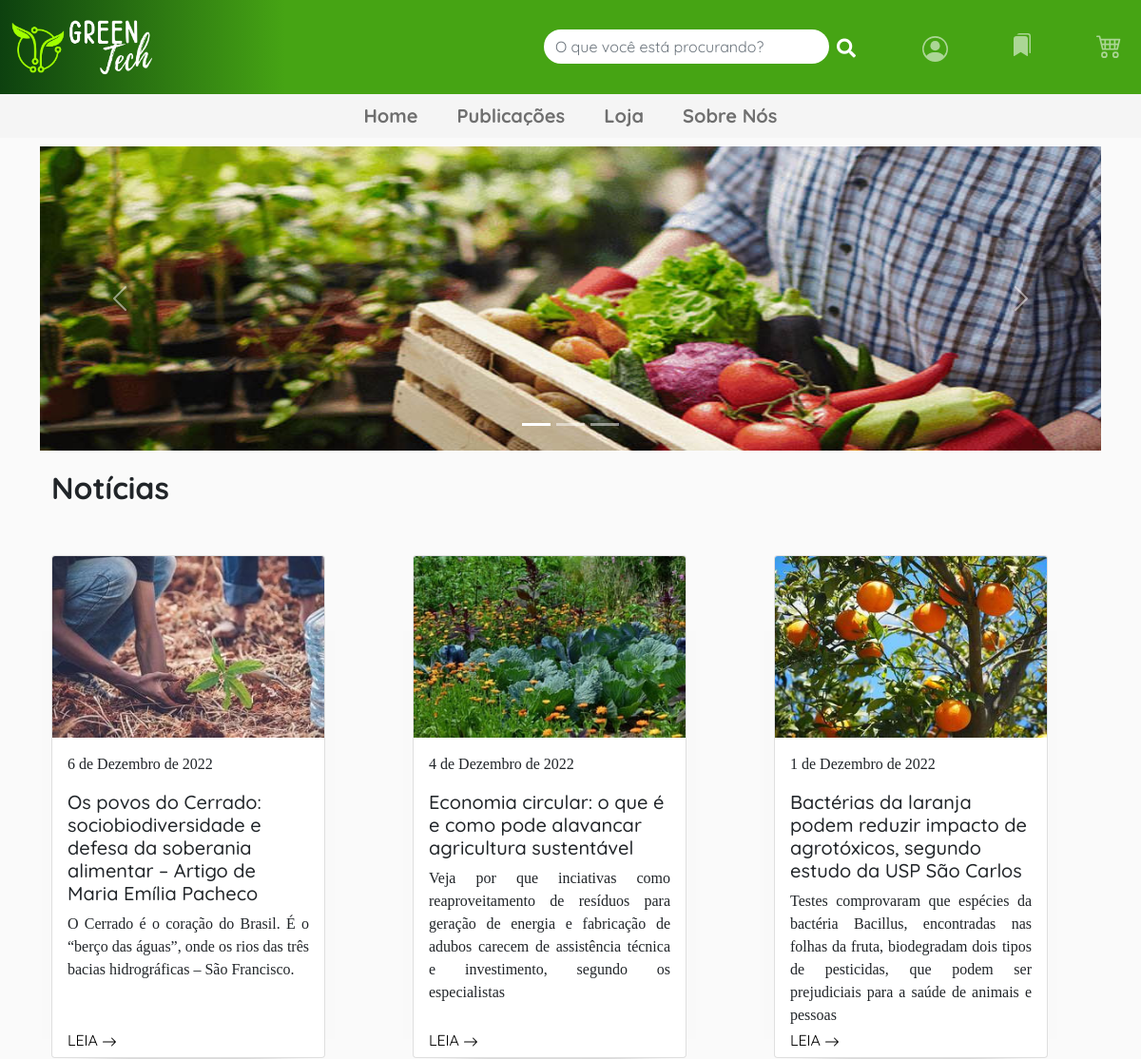
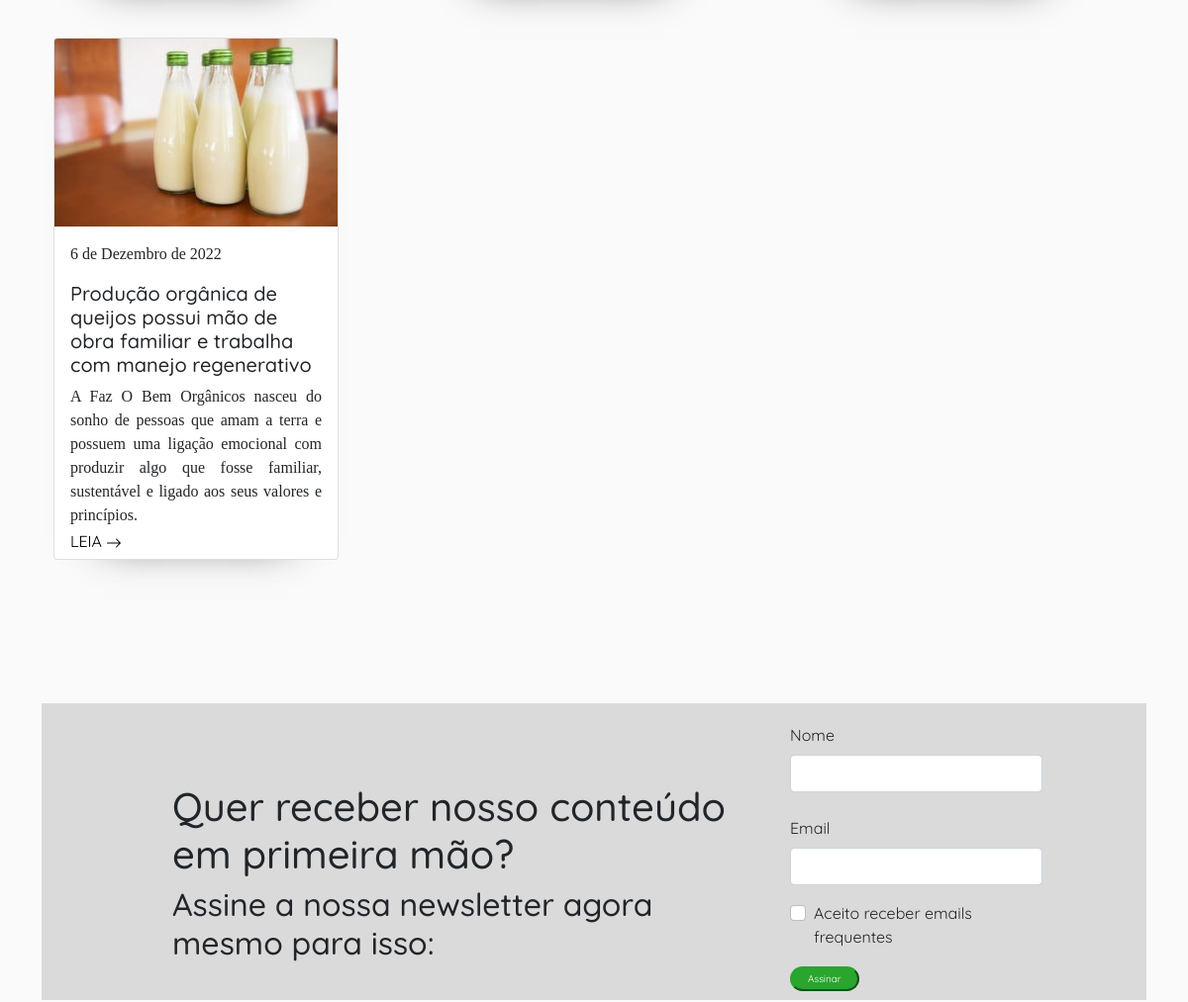
The app's page / (upper part), older data (2 pictures, top to bottom).
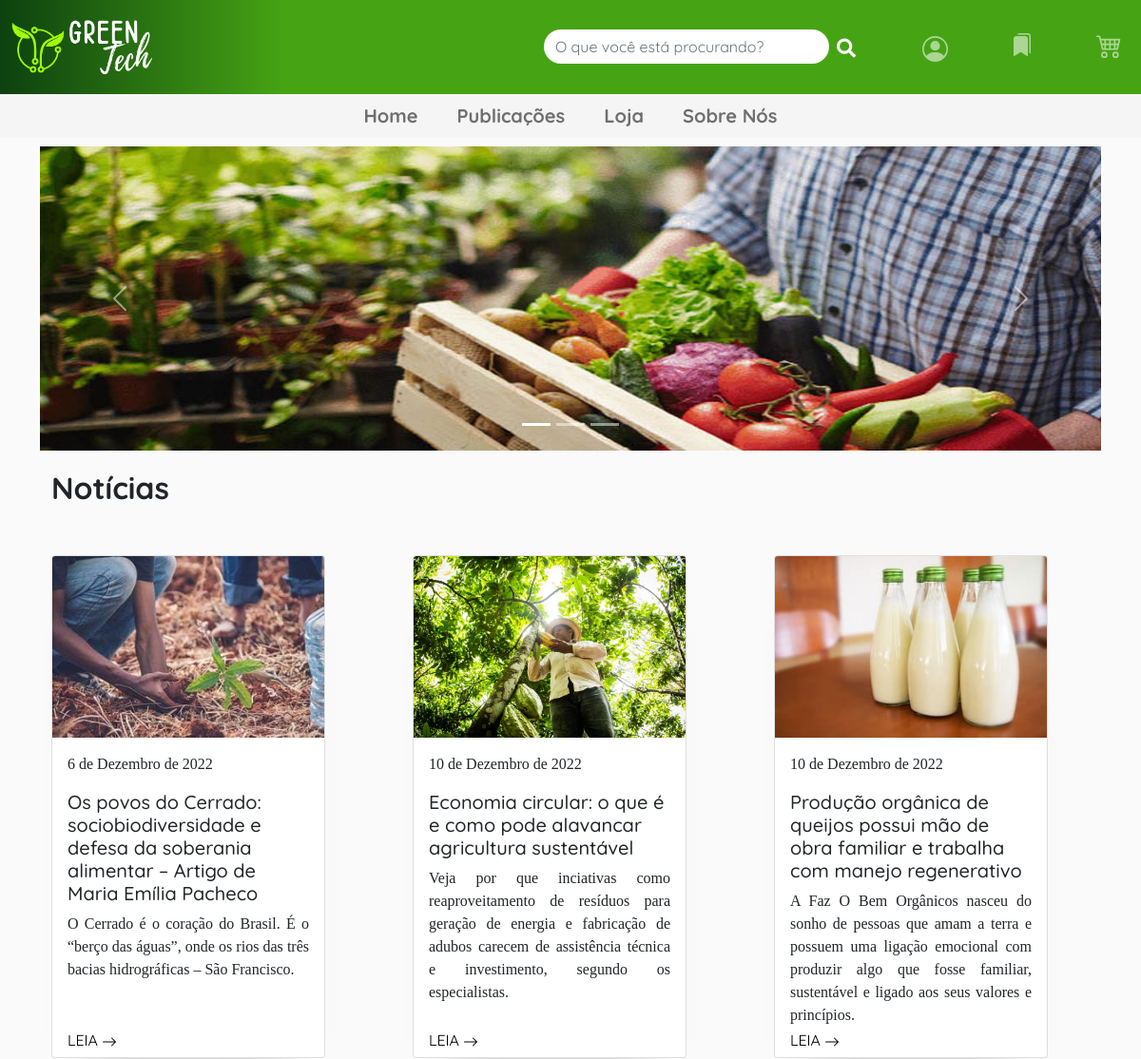
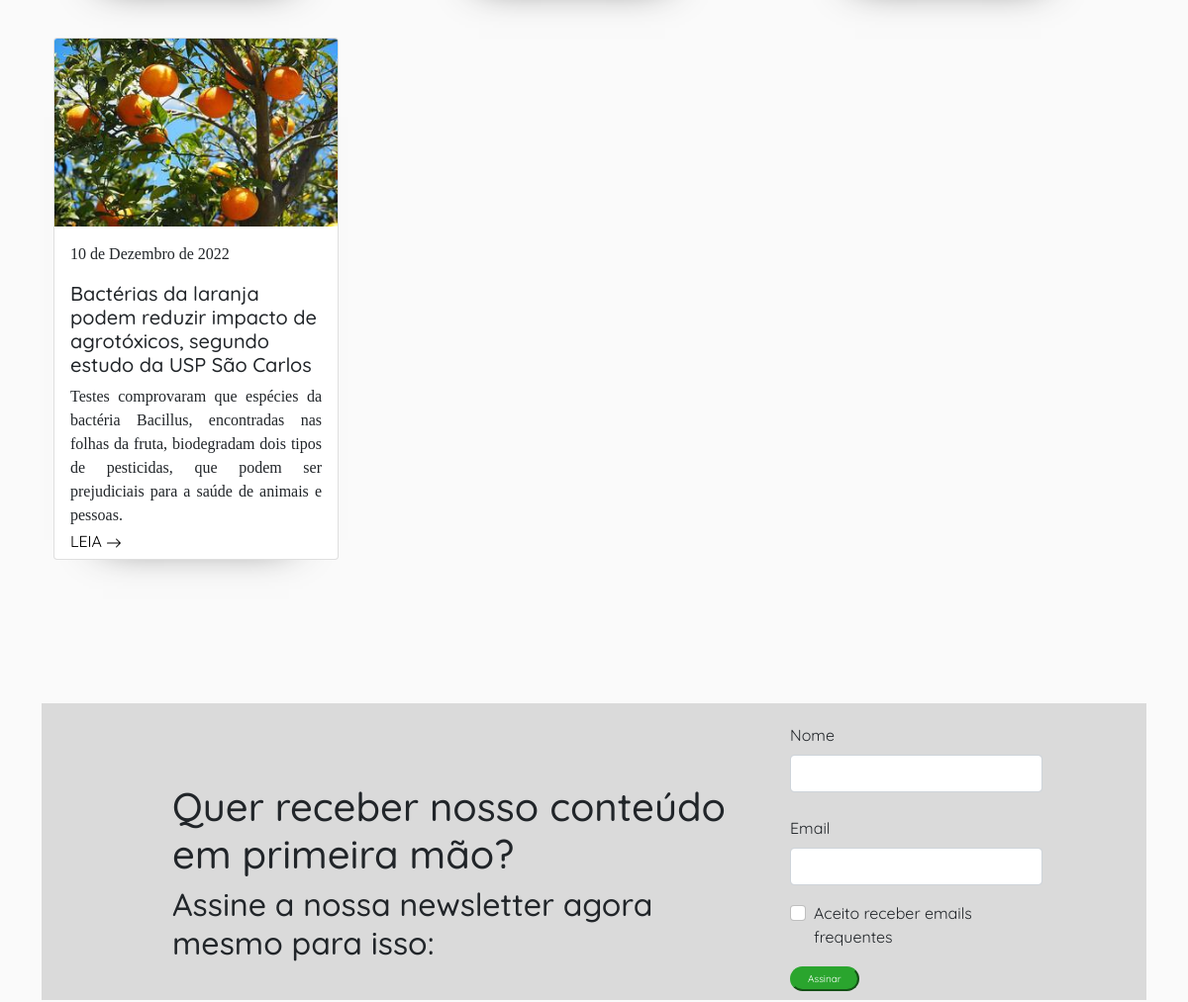
The same page, newer data (2 pictures, top to bottom).
### main/models.py (models this page shows, shortened)
class Publicacao(models.Model):
    titulo = models.CharField(max_length=200)
    descricao = models.TextField()
    corpo_do_texto = RichTextUploadingField()
    tempo_da_publicacao = models.DateField()
    imagem = models.ImageField(upload_to='produtos/', blank=True, null=True, max_length=250)
    autor = models.ForeignKey(Autor, on_delete=models.CASCADE)
    categoria = models.ManyToManyField(Categoria)
    user = models.ForeignKey(get_user_model(), null=True,blank=True,on_delete=models.CASCADE)

### main/views.py (the view)
# urls.py: path("",index, name='index'),
def index(request):
    lista = Publicacao.objects.all()
    lista_produto = Produto.objects.all()
    busca = request.GET.get('search')
    if busca:
        lista = Publicacao.objects.filter(titulo__icontains = busca)
        lista_produto = Produto.objects.filter(nome__icontains = busca)
        context = {'buscas' : lista, 'busca_produto' : lista_produto}
        return render(request, "busca.html", context)
    else:
        context={'publicacoes' : lista, 'produtos' : lista_produto}
        return render(request,"index.html", context)

### main/models.py (called while the page is built)
    def __str__(self):
        return self.nome

### main/templates/index.html (shortened to what this page needs)
{% extends 'base.html' %}
{% load static %}
{% block conteudo %}
<main navBT>
<section class="dividir">
  {% include 'includes/carrossel.html' %}
  <section class="container" style="width: 1200px; padding-bottom: 30px;">
    <div class="row">
        <h2 style="padding-top:20px ; padding-bottom:20px"><b> Notícias</b></h2>
        {% for publicacao in publicacoes %}
        <div class="col row-cols-1 row-cols-md-3 g-4" style="padding-bottom: 15px;">
            <div class="card h-100 sombra" style="width: 18rem; height: auto;">
                <img src="/media/{{publicacao.imagem}}" class="card-img-top" alt="#">
                <div class="card-body">
                <p>{{publicacao.tempo_da_publicacao}}</p>
                <h3 class="fs-5">{{publicacao.titulo}}</h2>
                  <p class="card-text">{{publicacao.descricao}}</p>
                  <p class="teste">
                  <a href="{% url 'detalhe' publicacao.id %}" class="cor-fonte">LEIA <svg xmlns="http://www.w3.org/2000/svg" width="16" height="16" fill="currentColor" class="bi bi-arrow-right" viewBox="0 0 16 16">
                    <path fill-rule="evenodd" d="M1 8a.5.5 0 0 1 .5-.5h11.793l-3.147-3.146a.5.5 0 0 1 .708-.708l4 4a.5.5 0 0 1 0 .708l-4 4a.5.5 0 0 1-.708-.708L13.293 8.5H1.5A.5.5 0 0 1 1 8z"/>
                  </svg>
                </a>
              </p>
                </div>
              </div>
        </div>
        {% endfor %}
    </div>
  </section>
  <section>
    <div class="anuncio-barra container-fluid" style="margin-bottom: 80px; margin-top: 100px;">
      <div class="row">
        <div class="col-8">
          <h1 class="text2anun" style="padding-top: 80px; margin-left: 120px;">
            Quer receber nosso conteúdo <br>em primeira mão?<br>
          </h1>
          <h2 class="id=barrah12" style="margin-left: 120px;">Assine a nossa newsletter agora mesmo para isso:</h2>
        </div>
        <form class="col-3" style="margin-top: 20px">
          <div class="mb-4">
            <label for="exampleInputEmail1" class="form-label">Nome</label>
            <input type="email" class="form-control" id="exampleInputEmail1" aria-describedby="emailHelp">
          </div>
          <div class="mb-3">
            <label for="exampleInputPassword1" class="form-label">Email</label>
            <input type="email" class="form-control" id="exampleInputPassword1">
          </div>
          <div class="mb-3 form-check">
            <input type="checkbox" class="form-check-input" id="exampleCheck1">
            <label class="form-check-label" for="exampleCheck1">Aceito receber emails frequentes</label>
          </div>
          <a href="{% url 'index' %}"><button type="button" class="but" style="font-size: 10px; margin-bottom: 5px;"> Assinar </button> </a>
        </form>
      </div>
    </div>
  </section>
</section>
</main>
{% endblock conteudo %}

### main/templates/base.html (shortened to what this page needs)
{% load static %}
<!DOCTYPE html>
<html lang="en">
<head>
    <link href="https://cdn.jsdelivr.net/npm/bootstrap@5.1.3/dist/css/bootstrap.min.css" rel="stylesheet">
    <link rel="stylesheet" type="text/css" href="https://cdnjs.cloudflare.com/ajax/libs/font-awesome/5.15.1/css/all.min.css">
    <link rel="stylesheet" type="text/css" href="{% static 'css/styles.css' %}"/>
</head>
<body>
<header>
  <nav class="navbar navbar-expand-lg navbar-dark text-light">
       <div class="container-fluid text-center">
           <div class="collapse navbar-collapse" id="navbarSupportedContent">
               <ul class="navbar-nav me-auto mb-2 mb-lg-0">
                   <li class="nav-item">
                       <a  href="{% url 'index' %}"><img style="margin-right: 20px;" src="..\static\assets\img\greenlogo.png" width="150px" alt=""></a>
                   </li>
               </ul>
               <ul style="margin-right: 50px;">
                   <nav class="navbar">
                     <div class="container-fluid order-center">
                       <form class="d-flex" method="GET" id="search-form">
                         <input id="bordap" class="form-control me-2" type="text" placeholder="O que você está procurando?" name="search" id="search" aria-label="Search" style="border: #666565; width: 300px;">
                         <a href=""><i class="fas fa-search" id="submit" style="color: white; margin-top: 25px;"></i></a>
                       </form>
                     </div>
                 </nav>
               </ul>
               <ul class="navbar-nav order-last">
                  <li class="nav-item dropdown">
                    <a class="nav-link" href="" role="button" data-bs-toggle="dropdown" aria-expanded="false"></a>
                  </li>
                  <li class="nav-item espç">
                      <a class="nav-link" href=""></a>
                    </li>
                 <li class="nav-item espç">
                   <a class="nav-link" href=""></a>
                 </li>
               </ul>
           </div>
       </div>
     </nav>
    <nav class="navbar navbar-expand-lg navbar-light bordanav">
        <div class="container-fluid">
            <div class="collapse navbar-collapse" id="navbarSupportedContent">
                <ul class="navbar-nav mx-auto mb-2 mb-lg-0">
                    <li class="nav-item">
                        <a class="nav-link" href="{% url  'index' %}"><b>Home</b></a>
                    </li>
                    <li class="nav-item margin">
                        <a class="nav-link" href="{% url 'noticia' %}"><b> Publicações </b></a>
                    </li>
                    <li class="nav-item margin">
                        <a class="nav-link" href="{% url 'mercado' %}"><b> Loja</b></a>
                    </li>
                    <li>
                      <a class="nav-link margin" href="#"><b> Sobre Nós</b></a>
                    </li>
                </ul>
            </div>
        </div>
    </nav>
</header>
<body>
<main>
    <div class="container mt-4">
        {% block conteudo %}{% endblock conteudo %}
    </div>
</main>
</body>
</body>
</html>

### main/templates/includes/carrossel.html (shortened to what this page needs)
<div id="carouselExampleCaptions" class="carousel slide" data-bs-ride="false">
    <div class="carousel-indicators">
      <button type="button" data-bs-target="#carouselExampleCaptions" data-bs-slide-to="0" class="active" aria-current="true" aria-label="Slide 1"></button>
      <button type="button" data-bs-target="#carouselExampleCaptions" data-bs-slide-to="1" aria-label="Slide 2"></button>
      <button type="button" data-bs-target="#carouselExampleCaptions" data-bs-slide-to="2" aria-label="Slide 3"></button>
    </div>
    <div class="carousel-inner">
      <div class="carousel-item active">
        <img class="img-height" src="../static/assets/img/carr-2.jpg" class="d-block w-100" alt="...">
        <div class="carousel-caption d-none d-md-block">
        </div>
      </div>
    </div>
    <button class="carousel-control-prev" type="button" data-bs-target="#carouselExampleCaptions" data-bs-slide="prev">
      <span class="carousel-control-prev-icon" aria-hidden="true"></span>
    </button>
    <button class="carousel-control-next" type="button" data-bs-target="#carouselExampleCaptions" data-bs-slide="next">
      <span class="carousel-control-next-icon" aria-hidden="true"></span>
    </button>
  </div>

### main/static/css/styles.css (style rules this page uses)
* { box-sizing: border-box; font-family: 'Noto Sans Mono', monospace; font-family: 'Quicksand', sans-serif; }
header, footer { margin: 0px; padding: 0px; padding-left: 0px; padding-right: 0px; color: #f5f5f5; font-size: 20px; width: 100%; height: 100px; background-image: linear-gradient(to right, #0d410f 0, #46a414 25%); }
body { background: #fafafa; }
.espç { margin-left: 50px; font-size: 15px; }
#bordap { border-radius: 50px; margin-top: 15px; }
.bordanav { border: 0px; padding:0px; background-color: #f5f5f5; }
.margin { margin-left: 25px; }
p { text-align: justify; font-family: 'Times New Roman', Times, serif; }
a { text-decoration: none; }
.cor-fonte { color: black; }
.but { background: #2aa52e; font-weight: 15px; padding: 0.2rem 1rem; border-radius: 15px; border-color: #2aa52e; color: white; }
.dividir { padding-top: 30px; }
.img-height { height: 20rem; width: 100rem; }
.sombra { box-shadow: 0px 30px 40px -50px #333333; }
.teste { position: absolute; bottom: 0px; margin-bottom: 5px; }
.anuncio-barra { width: 100%; height: 300px; background-color: #dadada; }

Row changes from the older to the newer data that the page shows:
removed Publicacao: imagem (picture), tempo_da_publicacao "4 de Dezembro de 2022", titulo "Economia circular: o que é e como pode alavancar agricultura sustentável", descricao "Veja por que inciativas como reaproveitamento de resíduos para geração de energia e fabricação de adubos carecem de assistência técnica e investimento, segundo os especialistas"
removed Publicacao: imagem (picture), tempo_da_publicacao "1 de Dezembro de 2022", titulo "Bactérias da laranja podem reduzir impacto de agrotóxicos, segundo estudo da USP São Carlos", descricao "Testes comprovaram que espécies da bactéria Bacillus, encontradas nas folhas da fruta, biodegradam dois tipos de pesticidas, que podem ser prejudiciais para a saúde de animais e pessoas"
removed Publicacao: imagem (picture), tempo_da_publicacao "6 de Dezembro de 2022", titulo "Produção orgânica de queijos possui mão de obra familiar e trabalha com manejo regenerativo", descricao "A Faz O Bem Orgânicos nasceu do sonho de pessoas que amam a terra e possuem uma ligação emocional com produzir algo que fosse familiar, sustentável e ligado aos seus valores e princípios."
added Publicacao: imagem (picture), tempo_da_publicacao "10 de Dezembro de 2022", titulo "Economia circular: o que é e como pode alavancar agricultura sustentável", descricao "Veja por que inciativas como reaproveitamento de resíduos para geração de energia e fabricação de adubos carecem de assistência técnica e investimento, segundo os especialistas."
added Publicacao: imagem (picture), tempo_da_publicacao "10 de Dezembro de 2022", titulo "Produção orgânica de queijos possui mão de obra familiar e trabalha com manejo regenerativo", descricao "A Faz O Bem Orgânicos nasceu do sonho de pessoas que amam a terra e possuem uma ligação emocional com produzir algo que fosse familiar, sustentável e ligado aos seus valores e princípios."
added Publicacao: imagem (picture), tempo_da_publicacao "10 de Dezembro de 2022", titulo "Bactérias da laranja podem reduzir impacto de agrotóxicos, segundo estudo da USP São Carlos", descricao "Testes comprovaram que espécies da bactéria Bacillus, encontradas nas folhas da fruta, biodegradam dois tipos de pesticidas, que podem ser prejudiciais para a saúde de animais e pessoas."
